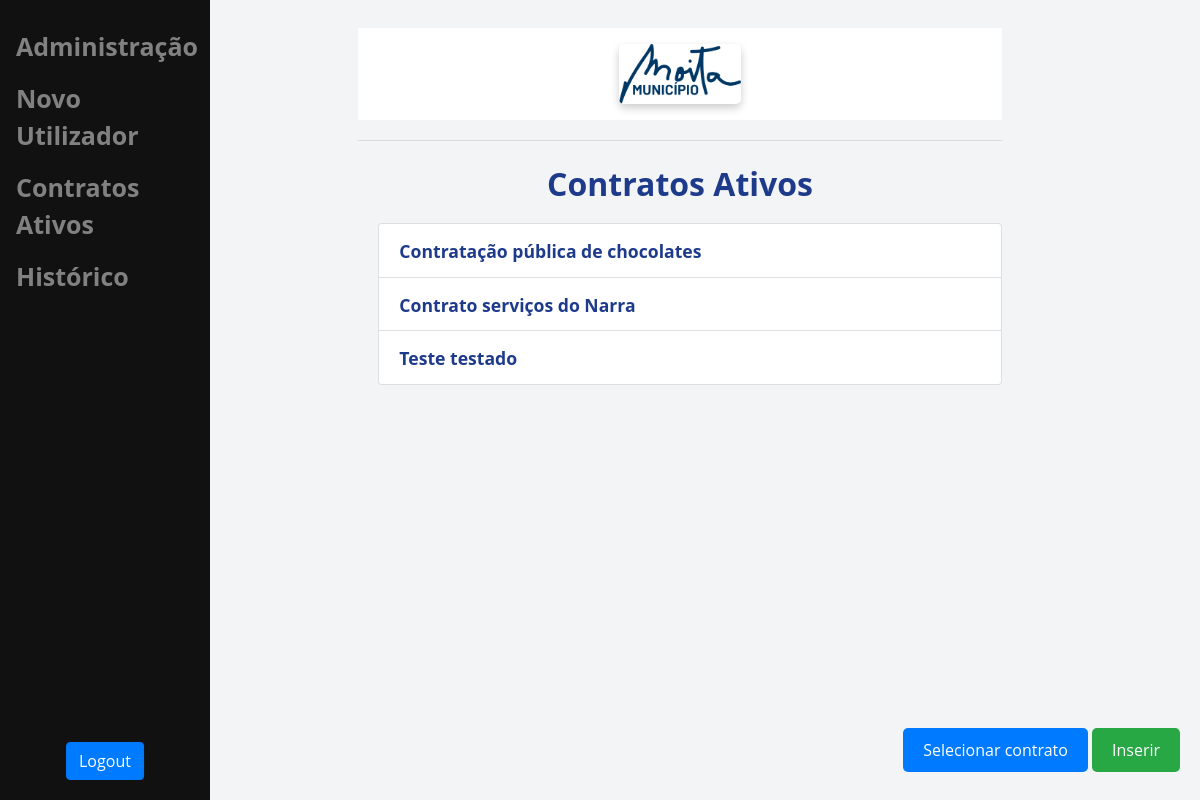
Screenshot of / (signed in) with the database file from the repository.
### main/models.py (models this page shows, shortened)
class UploadedFile(models.Model):
    user = models.ForeignKey(User, on_delete=models.CASCADE, related_name='uploadedfile')
    file = models.FileField(upload_to='uploads/')
    name = models.CharField(max_length=255)

class Contract(models.Model):
    user = models.ForeignKey(User, on_delete=models.CASCADE)
    objeto = models.CharField(max_length=255)
    procedimento = models.CharField(max_length=255)
    tipo_produto = models.CharField(max_length=255)
    numero = models.CharField(max_length=100)
    tipo_contrato = models.CharField(max_length=100)
    fornecedor = models.CharField(max_length=255)
    nif = models.CharField(max_length=100)
    data_inicial = models.DateField()
    data_final = models.DateField()
    prazo = models.CharField(max_length=255)
    preco_contratual = models.DecimalField(max_digits=10, decimal_places=2)
    iva = models.CharField(max_length=100)
    valor_total = models.DecimalField(max_digits=10, decimal_places=2)
    observacao = models.TextField(blank=True, null=True)
    valor_entregue = models.DecimalField(max_digits=10, decimal_places=2)
    recorrente = models.BooleanField(default=False)
    compromisso = models.BooleanField(default=False)
    uploaded_file = models.ForeignKey(UploadedFile, on_delete=models.CASCADE)
    plurianual = models.TextField(blank=True, null=True)
    estado = models.BooleanField(default=True)

### main/views.py (the view)
# urls.py: path('', views.home, name='home'),
def home(request):
    if request.user.is_authenticated:
        contratos_ativos = []
        for uf in request.user.uploadedfile.all():
            contrato = uf.contract_set.filter(estado=True).first()
            if contrato:
                contratos_ativos.append((uf, contrato))
        context = {
            'contratos_ativos': contratos_ativos,
            **get_global_context(request)
        }
        return render(request, 'main/home.html', context)
    else:
        return render(request, 'main/home.html', {'message': 'Por favor, faça login para ver seus contratos.'})

### main/views.py (called while the page is built)
def get_global_context(request):
    return {
        'tem_contrato': Contract.objects.filter(user=request.user).exists() if request.user.is_authenticated else False,
        'is_contrato_detalhes': request.path.startswith('/contrato/detalhes/')
    }

### main/templates/main/home.html (shortened to what this page needs)
{% extends 'main/base.html' %}
{% block content %}
<h1>Contratos Ativos</h1>
{% if user.is_authenticated %}
<div>
    <ul style="list-style-type: disc; padding-left: 20px;">
        {% for uf, contrato in contratos_ativos %}
        <li class="list-group-item">
            <a href="{% url 'contrato_detalhes' contrato.id %}">
                <span style="font-weight: bold; font-size: 1.1em;">
                    {{ contrato.objeto }}
                </span>
            </a>
        </li>
        {% empty %}
            <li class="list-group-item">Nenhum contrato ativo carregado.</li>
        {% endfor %}
    </ul>
</div>
<div style="position: fixed; bottom: 20px; right: 20px; display: flex; gap: 10px;">
    <form method="POST" enctype="multipart/form-data" action="{% url 'upload_file' %}">
        <label for="file" style="cursor: pointer; background-color: #007bff; color: white; padding: 10px 20px; border-radius: 5px;">
            Selecionar contrato
        </label>
        <button type="submit" id="submit-btn" disabled style="background-color: #28a745; color: white; padding: 10px 20px; border: none; border-radius: 5px; cursor: pointer;">
            Inserir
        </button>
    </form>
</div>
{% else %}
<li class="list-group-item"><a href="/login">Por favor, faça login para ver os seus contratos.</a></li>
{% endif %}
{% endblock %}

### main/templates/main/base.html (style rules this page uses)
:root { --primary-color: #1e3a8a; --secondary-color: #2563eb; --accent-color: #60a5fa; --background-color: #f3f4f6; --text-color: #111827; --light-gray: #e5e7eb; --white: #ffffff; }
body { font-family: 'Open Sans', sans-serif; background-color: var(--background-color); color: var(--text-color); margin: 0; padding: 20px; }
h1 { color: var(--primary-color); font-size: 2rem; margin-bottom: 20px; text-align: center; font-weight: 700; }
a { color: var(--primary-color); text-decoration: none; font-weight: bold; margin-top: 2px; display: block; text-align: left; }

### rows the page displays
UploadedFile: objeto "Contratação pública de chocolates"
UploadedFile: objeto "Contrato serviços do Narra"
UploadedFile: objeto "Teste testado"
